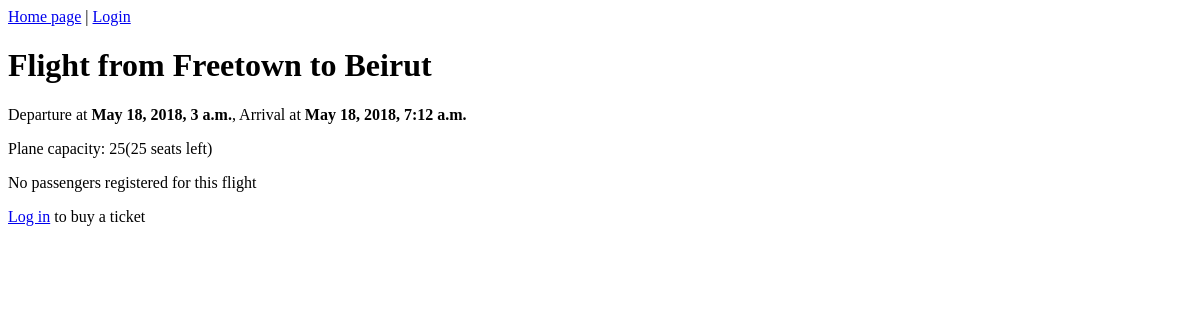
Before: /flights/1351/ with the older database file.
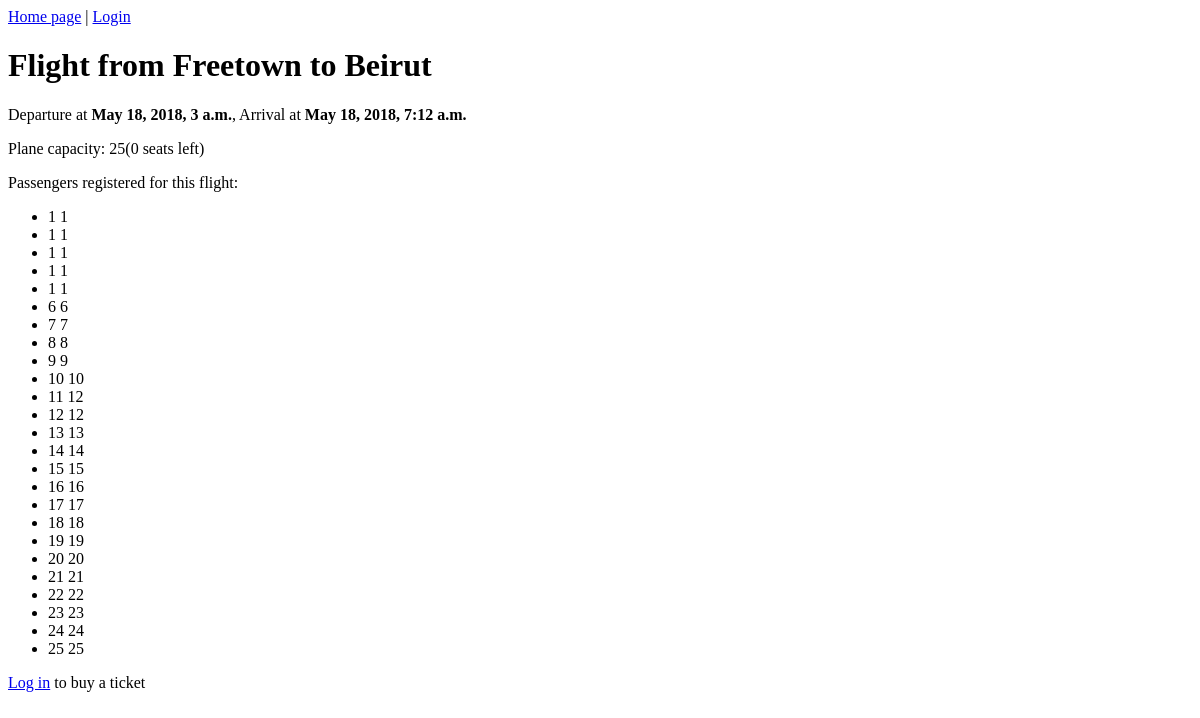
After: the same page with the newer database file.
### flights/models.py (models this page shows, shortened)
class Flight(models.Model):
    airplane = models.ForeignKey(Airplane, on_delete=models.PROTECT)
    city_from = models.ForeignKey(City, on_delete=models.PROTECT, related_name='flights_from')
    city_to = models.ForeignKey(City, on_delete=models.PROTECT, related_name='flights_to')
    date_dep = models.DateTimeField('departure_date')
    date_arr = models.DateTimeField('arrival_date')
    passengers = models.ManyToManyField(Passenger, default=[])
    def __str__(self):
        return "Flight from %s to %s" % (self.city_from, self.city_to)

class Airplane(models.Model):
    registration = models.CharField(max_length=10, unique=True)
    capacity = models.IntegerField(validators=[MinValueValidator(1)])

class City(models.Model):
    name = models.CharField(max_length=50)
    def __str__(self):
        return self.name

class Passenger(models.Model):
    first_name = models.CharField(max_length=30)
    last_name = models.CharField(max_length=30)
    def __str__(self):
        return self.first_name + " " + self.last_name

### flights/views.py (the view)
# urls.py: path('<int:flight_id>/', views.detail, name='detail'),
def detail(request, flight_id):
    if request.user.is_authenticated:
        try:
            flight = get_object_or_404(Flight, pk=flight_id)
            in_first_name = request.POST['first_name']
            in_last_name = request.POST['last_name']
            if (not in_first_name) or (not in_last_name):
                form_result = "Both fields are required. Try again"
            elif flight.airplane.capacity == flight.passengers.count():
                form_result = "Airplane passengers capacity reached. Try buying ticket for other flight"
            else:
                passenger = Passenger(first_name=in_first_name, last_name=in_last_name)
                passenger.save()
                flight.passengers.add(passenger)
                form_result = "Success! Your name should appear on passengers list"
        except KeyError:
            form_result = None
    else:
        form_result = None
    context = {
        'flight': Flight.objects.get(id=flight_id),
        'form_result': form_result,
    }
    return render(request, 'flights/detail.html', context)

### flights/templatetags/math_ext.py (called while the page is built)
@register.filter(name='sub')
def sub(value, arg):
    return value - arg

### flights/templates/flights/detail.html (shortened to what this page needs)
{% extends 'flights/base.html' %}
{% load math_ext %}
{% block content %}
<h1>{{ flight }}</h1>
    <p>Departure at <b>{{ flight.date_dep }}</b>, Arrival at <b>{{ flight.date_arr }}</b></p>
    <p>Plane capacity: {{ flight.airplane.capacity }}({{ flight.airplane.capacity|sub:flight.passengers.count }} seats left)</p>
    {% if flight.passengers.count > 0 %}
    <p>Passengers registered for this flight:</p>
    <ul>
        {% for passenger in flight.passengers.all %}
            <li>{{ passenger }}</li>
        {% endfor %}
    </ul>
    {% else %}
    <p>No passengers registered for this flight</p>
    {% endif %}
    {% if user.is_authenticated %}
        {% if form_result %}
            <b>{{ form_result }}</b>
        {% endif %}
        <form method="post">
        {% csrf_token %}
            First name: <input type="text" name="first_name">
            Last name: <input type="text" name="last_name">
        <button type="submit">Buy ticket</button>
        </form>
    {% else %}
        <p><a href="{% url 'flights:login' %}"> Log in</a> to buy a ticket</p>
    {% endif %}
{% endblock %}

Changed rows visible on the page:
computed for Flight "Flight from Freetown to Beirut": airplane.capacity|sub "25" → "0"
added Passenger: first_name+last_name "1 1"
added Passenger: first_name+last_name "1 1"
added Passenger: first_name+last_name "1 1"
added Passenger: first_name+last_name "1 1"
added Passenger: first_name+last_name "1 1"
added Passenger: first_name+last_name "6 6"
added Passenger: first_name+last_name "7 7"
added Passenger: first_name+last_name "8 8"
added Passenger: first_name+last_name "9 9"
added Passenger: first_name+last_name "10 10"
added Passenger: first_name+last_name "11 12"
added Passenger: first_name+last_name "12 12"
added Passenger: first_name+last_name "13 13"
added Passenger: first_name+last_name "14 14"
added Passenger: first_name+last_name "15 15"
added Passenger: first_name+last_name "16 16"
added Passenger: first_name+last_name "17 17"
added Passenger: first_name+last_name "18 18"
added Passenger: first_name+last_name "19 19"
added Passenger: first_name+last_name "20 20"
added Passenger: first_name+last_name "21 21"
added Passenger: first_name+last_name "22 22"
added Passenger: first_name+last_name "23 23"
added Passenger: first_name+last_name "24 24"
added Passenger: first_name+last_name "25 25"
Other visible differences:
text no longer shown: "No passengers registered for this flight"
text now shown: "Passengers registered for this flight:"
